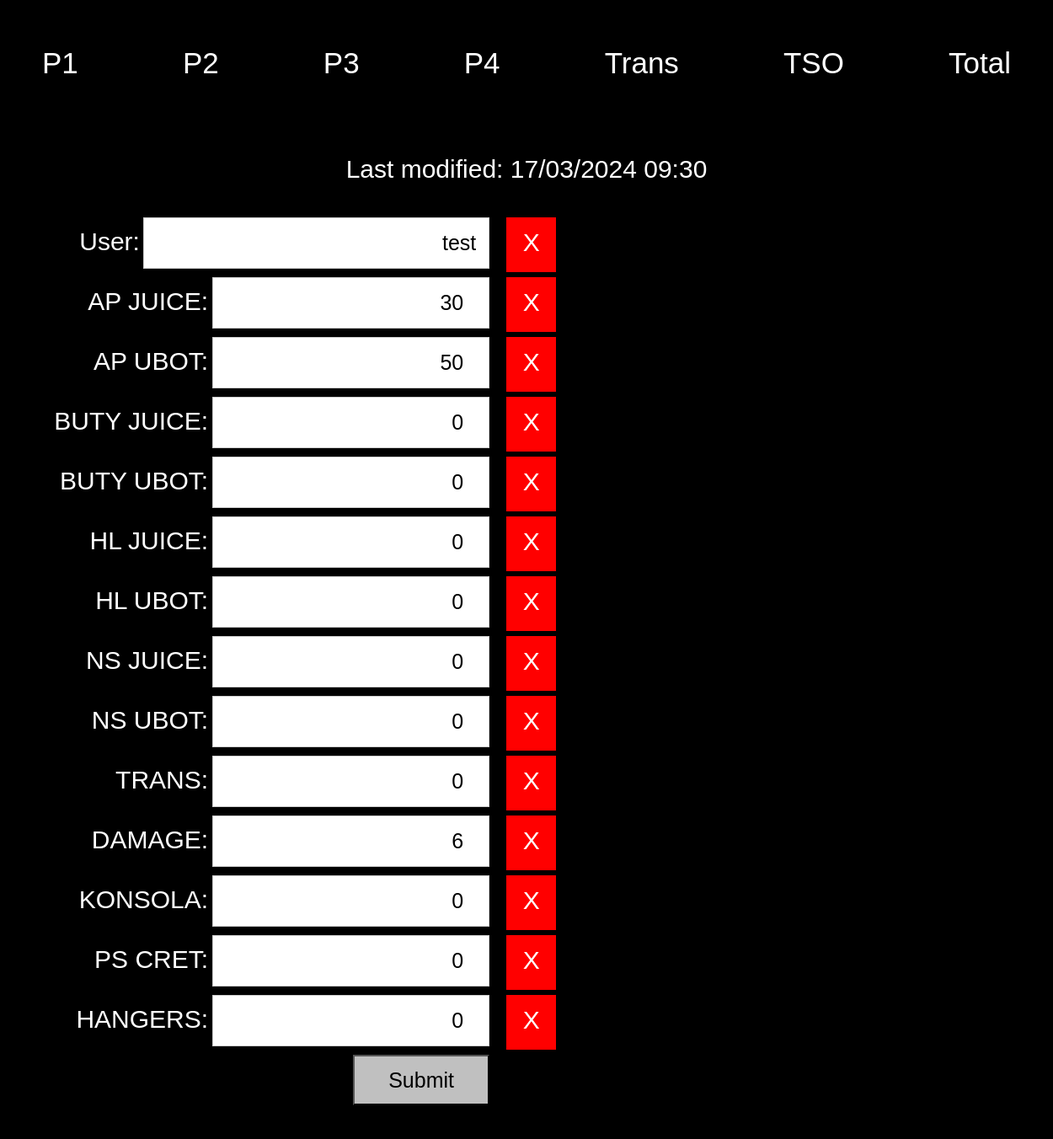
The page /P2 on the database its author committed.
### buffor/models/p2.py (models this page shows, shortened)
class P2(Floor):
    AP_JUICE = models.PositiveIntegerField(default=0)
    AP_UBOT = models.PositiveIntegerField(default=0)
    BUTY_JUICE = models.PositiveIntegerField(default=0)
    BUTY_UBOT = models.PositiveIntegerField(default=0)
    HL_JUICE = models.PositiveIntegerField(default=0)
    HL_UBOT = models.PositiveIntegerField(default=0)
    NS_JUICE = models.PositiveIntegerField(default=0)
    NS_UBOT = models.PositiveIntegerField(default=0)
    TRANS = models.PositiveIntegerField(default=0)
    DAMAGE = models.PositiveIntegerField(default=0)
    KONSOLA = models.PositiveIntegerField(default=0)
    PS_CRET = models.PositiveIntegerField(default=0)
    HANGERS = models.PositiveIntegerField(default=0)
    name = "P2"

### buffor/views.py (the view)
# urls.py: path('P2', views.P2Page, name='P2Page'),
def P2Page(request):
    return generic_floor(request, P2, P2Form, 'P2.html')

### buffor/forms.py
class P2Form(ModelForm):
    class Meta:
        model = P2
        fields = ["user","AP_JUICE","AP_UBOT","BUTY_JUICE",
        "BUTY_UBOT", "HL_JUICE", "HL_UBOT",
		"NS_JUICE", "NS_UBOT", "TRANS", "DAMAGE", "KONSOLA", "PS_CRET", "HANGERS"]

### buffor/views.py (called while the page is built, shortened)
def extract_id(input_string):
    pattern = r'id="([^"]+)"'
    match = re.search(pattern, input_string)
    if match:
        return match.group(1)
    else:
        return None

def generic_floor(request, model_cls, form_cls, template_name):
    last_count = model_cls.objects.latest('time_stamp')
    form = form_cls(instance=last_count)
    context = {
            'message': '',
            "form": form,
            "last_count_date": last_count.time_stamp.strftime("%d/%m/%Y %H:%M")
        }
    context["form_clean"] = ''
    for x in form:
        id = extract_id(str(x))
        context["form_clean"] += f'<div class="clear_label" onclick=\'clear_form("{id}")\'>X</div><br>'
    return render(request, template_name, context)

### templates/P2.html (shortened to what this page needs)
{% extends 'base.html' %}
{% block content %}
<div id="first_block">
{{ message }}<br>
Last modified: {{ last_count_date }} <br>
</div>
<div id = 'form_total'>
    <div id = 'form_input'>
        <form action="{% url 'P2Page' %}" method="post">
        {{ form }}
        <input type="submit" value="Submit">
    </div>
    <div id = 'form_clear'>
        {{ form_clean|safe }}
    </div>
</div>
{% endblock %}

### static/css/style.css (style rules this page uses)
body { font-family: sans-serif; margin: 0; padding: 0; }
form { color: white; float: left; width: 100%; padding: 20px; background-color: #000000; }
label { font-size: 30px; }
input[type=number] { width: 55%; padding: 15px; margin-bottom: 10px; border: 1px solid #ccc; font-size: 25px; text-align:right; }
input[type=text] { width: 70%; padding: 15px; margin-bottom: 10px; border: 1px solid #ccc; font-size: 25px; text-align:right; }
input[type="submit"] { background-color: silver; color: black; width:30%; height:60px; font-size: 25px; cursor: pointer; }
#first_block { font-size: 30px; color: white; background-color: #000; text-align: center; }
#form_total { text-align: center; color: white; float: left; width: 100%; padding: 20px; background-color: #000000; }
#form_input { float: left; display: flex; align-items: right; text-align: end; }
#form_clear { padding-top: 14px; float: left; }
.clear_label { text-align: center; padding: 7px; padding-top: 13px; margin-top: 6px; width:45px; height:45px; color:white; font-size:30px; background-color:red; display: inline-block; }

### rows shown on the page
P2: user "test", AP_JUICE "30", AP_UBOT "50", BUTY_JUICE "0", BUTY_UBOT "0", HL_JUICE "0", HL_UBOT "0", NS_JUICE "0", NS_UBOT "0", TRANS "0", DAMAGE "6", KONSOLA "0", PS_CRET "0", HANGERS "0"

### other values the page prints
{{ last_count_date }} "17/03/2024 09:30"
